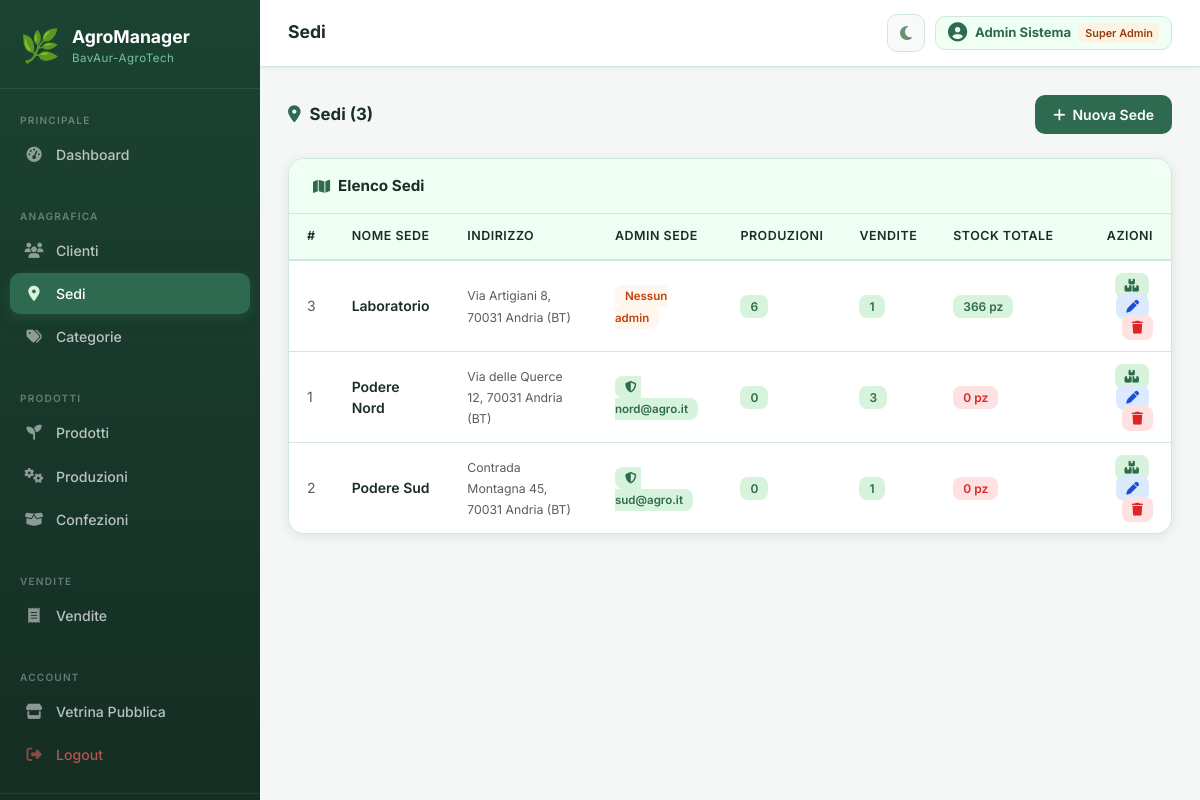
/root/src/sedi.php (signed in), run on the app's committed database.
### tables this page shows
CREATE TABLE SEDE (
    idSede    INT AUTO_INCREMENT PRIMARY KEY,
    nomeSede  VARCHAR(100) NOT NULL,
    indirizzo TEXT
);

CREATE TABLE UTENTE (
    idUtente      INT AUTO_INCREMENT PRIMARY KEY,
    nome          VARCHAR(150) NOT NULL,
    email         VARCHAR(200) NOT NULL UNIQUE,
    password_hash VARCHAR(255) NOT NULL,
    ruolo         ENUM('superadmin','sede_admin','cliente') NOT NULL DEFAULT 'cliente',
    idSede        INT DEFAULT NULL COMMENT 'NOT NULL per sede_admin, NULL per tutti gli altri',
    createdAt     TIMESTAMP DEFAULT CURRENT_TIMESTAMP,
    FOREIGN KEY (idSede) REFERENCES SEDE(idSede) ON DELETE SET NULL
);

### root/src/config/session.php (called while the page is built, shortened)
<?php
function isSuperAdmin(): bool {
    return ($_SESSION['user']['ruolo'] ?? '') === 'superadmin';
}
function userSede(): ?int {
    return $_SESSION['user']['idSede'] ?? null;
}

### root/src/config/db.php (called while the page is built, shortened)
<?php
function h(mixed $v): string {
    return htmlspecialchars((string)($v ?? ''), ENT_QUOTES, 'UTF-8');
}

### root/src/sedi.php (the view, shortened to what this page needs)
<?php
require_once 'includes/auth.php';
$action   = $_GET['action'] ?? 'list';
$isSuperA = isSuperAdmin();
$mySedeId = userSede();
$stmtAdminSede   = $pdo->prepare(
    "SELECT nome, email FROM UTENTE WHERE ruolo='sede_admin' AND idSede=? LIMIT 1"
);
$stmtList        = $pdo->prepare("
    SELECT s.*,
        (SELECT COUNT(*)              FROM PRODUZIONE p  WHERE p.idSede  = s.idSede) AS nProd,
        (SELECT COUNT(*)              FROM VENDITA    v  WHERE v.idSede  = s.idSede) AS nVend,
        (SELECT COALESCE(SUM(c.giacenza), 0)
         FROM CONFEZIONE c
         JOIN PRODUZIONE pr ON c.idProduzione = pr.idProduzione
         WHERE pr.idSede = s.idSede) AS totGiac
    FROM SEDE s
    " . ($mySedeId ? "WHERE s.idSede=$mySedeId" : "") . "
    ORDER BY s.nomeSede
");
$stmtList->execute();
$sedi = $stmtList->fetchAll();
require_once 'includes/header.php';
?>
<?php if ($action === 'list'): ?>
<div class="page-header">
  <h5 class="page-header-title"><i class="fa-solid fa-location-dot"></i> Sedi (<?= count($sedi) ?>)</h5>
  <?php if ($isSuperA): ?>
    <a href="?action=create" class="btn-ag"><i class="fa-solid fa-plus"></i> Nuova Sede</a>
  <?php endif; ?>
</div>
<div class="ag-card">
  <div class="ag-card-header"><h6 class="ag-card-title"><i class="fa-solid fa-map"></i> Elenco Sedi</h6></div>
  <div class="table-responsive">
    <?php if (empty($sedi)): ?>
      <div class="empty-state"><i class="fa-solid fa-location-dot"></i><p>Nessuna sede trovata.</p></div>
    <?php else: ?>
    <table class="ag-table table mb-0">
      <thead><tr><th>#</th><th>Nome Sede</th><th>Indirizzo</th><th>Admin Sede</th><th>Produzioni</th><th>Vendite</th><th>Stock Totale</th><th class="text-end">Azioni</th></tr></thead>
      <tbody>
      <?php foreach ($sedi as $s):
        $stmtAdminSede->execute([$s['idSede']]); $adminSede = $stmtAdminSede->fetch();
      ?>
      <tr>
        <td class="text-muted"><?= $s['idSede'] ?></td>
        <td class="fw-semibold"><?= h($s['nomeSede']) ?></td>
        <td><small class="text-muted"><?= h($s['indirizzo'] ?? '—') ?></small></td>
        <td>
          <?php if ($adminSede): ?>
            <span class="badge-ok" style="font-size:.72rem"><i class="fa-solid fa-shield-halved me-1"></i><?= h($adminSede['email']) ?></span>
          <?php else: ?>
            <span class="badge-low" style="font-size:.72rem">Nessun admin</span>
          <?php endif; ?>
        </td>
        <td><span class="badge-ok"><?= $s['nProd'] ?></span></td>
        <td><span class="badge-ok"><?= $s['nVend'] ?></span></td>
        <td><span class="<?= $s['totGiac']>0?'badge-ok':'badge-zero' ?>"><?= $s['totGiac'] ?> pz</span></td>
        <td class="text-end">
          <a href="?action=manage&id=<?= $s['idSede'] ?>" class="btn-view-sm me-1" title="Gestisci giacenze">
            <i class="fa-solid fa-boxes-stacked"></i>
          </a>
          <a href="?action=edit&id=<?= $s['idSede'] ?>" class="btn-edit-sm me-1"><i class="fa-solid fa-pen"></i></a>
          <?php if ($isSuperA): ?>
          <a href="?action=delete&id=<?= $s['idSede'] ?>" class="btn-danger-sm"
             onclick="return confirm('Eliminare «<?= h($s['nomeSede']) ?>»?')"><i class="fa-solid fa-trash"></i></a>
          <?php endif; ?>
        </td>
      </tr>
      <?php endforeach; ?>
      </tbody>
    </table>
    <?php endif; ?>
  </div>
</div>
<?php endif; ?>
<?php require_once 'includes/footer.php'; ?>

### root/src/assets/css/style.css (style rules this page uses)
:root { --ag-dark: #1B4332; --ag-primary: #2D6A4F; --ag-medium: #40916C; --ag-light: #74C69D; --ag-pale: #D8F3DC; --ag-very-pale: #F0FFF4; --ag-bg: #F4F7F5; --ag-surface: #FFFFFF; --ag-surface2: #F8FAF9; --ag-text: #1A2E25; --ag-text-muted: #6B8F71; --ag-border: #D1E7DD; --ag-shadow: 0 2px 12px rgba(27,67,50,.10); --ag-shadow-lg: 0 8px 30px rgba(27,67,50,.15); --ag-sidebar-bg: linear-gradient(180deg,#1B4332 0%,#152d23 100%); --ag-nav-active: #2D6A4F; --ag-input-bg: #FFFFFF; --ag-warning-text:#b45309; --sidebar-w: 260px; }
*, *::before, *::after { box-sizing: border-box; margin: 0; padding: 0; }
html { transition: background-color .3s, color .3s; }
body { font-family: 'Inter', system-ui, sans-serif; background: var(--ag-bg); color: var(--ag-text); min-height: 100vh; transition: background-color .3s, color .3s; }
a { color: var(--ag-primary); text-decoration: none; }
.ag-card { background: var(--ag-surface); border: 1px solid var(--ag-border); border-radius: 16px; box-shadow: var(--ag-shadow); overflow: hidden; transition: background .3s, border-color .3s; }
.ag-card-header { display: flex; align-items: center; justify-content: space-between; padding: 18px 24px; border-bottom: 1px solid var(--ag-border); background: var(--ag-very-pale); transition: background .3s, border-color .3s; }
.ag-card-title { font-size: .95rem; font-weight: 700; color: var(--ag-text); display: flex; align-items: center; gap: 8px; margin: 0; }
.ag-card-title i { color: var(--ag-primary); }
.ag-table { width: 100%; margin: 0; font-size: .875rem; }
.ag-table thead th { background: var(--ag-very-pale); color: var(--ag-text); font-weight: 600; font-size: .78rem; text-transform: uppercase; letter-spacing: .5px; padding: 13px 18px; border-bottom: 2px solid var(--ag-border); white-space: nowrap; }
.ag-table tbody td { padding: 13px 18px; border-bottom: 1px solid var(--ag-border); vertical-align: middle; color: var(--ag-text); }
.ag-table tbody tr:last-child td { border-bottom: none; }
.badge-ok { background: var(--ag-pale); color: var(--ag-primary); font-weight: 600; border-radius: 8px; padding: 4px 10px; font-size: .75rem; }
.badge-low { background: #fff7ed; color: #c2410c; font-weight: 600; border-radius: 8px; padding: 4px 10px; font-size: .75rem; }
.badge-zero { background: #fee2e2; color: #dc2626; font-weight: 600; border-radius: 8px; padding: 4px 10px; font-size: .75rem; }
.btn-ag { background: var(--ag-primary); color: #fff; border: none; border-radius: 10px; padding: 9px 18px; font-weight: 600; font-size: .875rem; transition: all .2s; display: inline-flex; align-items: center; gap: 7px; cursor: pointer; }
.btn-danger-sm { background: #fee2e2; border: none; color: #dc2626; border-radius: 8px; padding: 5px 10px; font-size: .8rem; transition: all .2s; cursor: pointer; }
.btn-edit-sm { background: #dbeafe; border: none; color: #1d4ed8; border-radius: 8px; padding: 5px 10px; font-size: .8rem; transition: all .2s; cursor: pointer; }
.btn-view-sm { background: var(--ag-pale); border: none; color: var(--ag-primary); border-radius: 8px; padding: 5px 10px; font-size: .8rem; transition: all .2s; cursor: pointer; }
.page-header { display: flex; align-items: center; justify-content: space-between; margin-bottom: 24px; flex-wrap: wrap; gap: 12px; }
.page-header-title { font-size: 1.05rem; font-weight: 700; color: var(--ag-text); display: flex; align-items: center; gap: 9px; margin: 0; }
.page-header-title i { color: var(--ag-primary); }

### data on the page
sede: idSede "3", nomeSede "Laboratorio", indirizzo "Via Artigiani 8, 70031 Andria (BT)", shows "Nessun admin", nProd "6", nVend "1", totGiac "366"
sede: idSede "1", nomeSede "Podere Nord", indirizzo "Via delle Querce 12, 70031 Andria (BT)", utente.email "nord@agro.it", nProd "0", nVend "3", totGiac "0"
sede: idSede "2", nomeSede "Podere Sud", indirizzo "Contrada Montagna 45, 70031 Andria (BT)", utente.email "sud@agro.it", nProd "0", nVend "1", totGiac "0"

### other printed values
$pageTitle "Sedi"
$user['nome'] "Admin Sistema"
count($sedi) "3"
